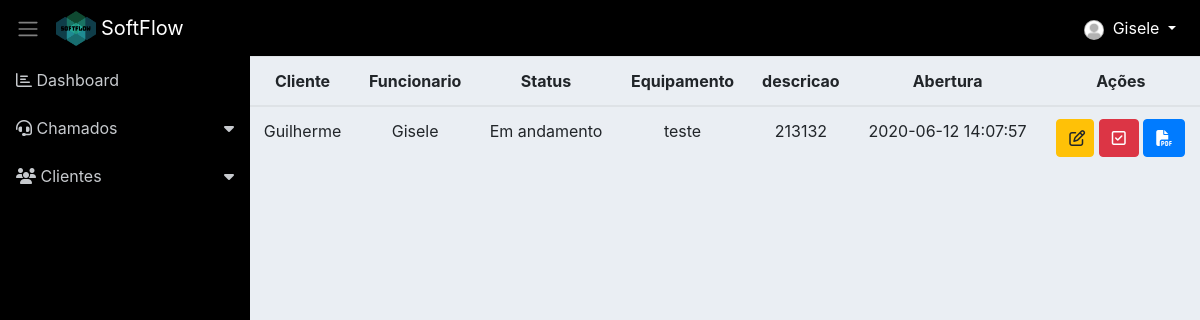
/chamado_andamento.php (signed in), run on the app's committed database.
### tables this page shows
CREATE TABLE `chamado` (
  `id` int(11) NOT NULL,
  `id_cliente` int(11) NOT NULL,
  `id_funcionario` int(11) DEFAULT NULL,
  `status` varchar(155) NOT NULL,
  `equipamento` varchar(115) NOT NULL,
  `descricao` varchar(155) NOT NULL,
  `abertura` varchar(155) NOT NULL,
  `encerramento` varchar(155) DEFAULT NULL
);

CREATE TABLE `cliente` (
  `id` int(11) NOT NULL,
  `nome` varchar(255) NOT NULL,
  `cpf` int(50) NOT NULL,
  `telefone` int(50) NOT NULL,
  `sexo` varchar(255) NOT NULL,
  `email` varchar(255) NOT NULL,
  `cep` int(50) NOT NULL,
  `endereco` varchar(150) NOT NULL,
  `created` varchar(255) DEFAULT NULL
);

CREATE TABLE `funcionario` (
  `id` int(11) NOT NULL,
  `nome` varchar(114) NOT NULL,
  `cpf` varchar(115) NOT NULL,
  `rg` int(30) NOT NULL,
  `nascimento` varchar(30) NOT NULL,
  `email` varchar(115) NOT NULL,
  `endereco` varchar(150) NOT NULL,
  `cep` int(50) NOT NULL,
  `estado` varchar(50) NOT NULL,
  `telefone` int(10) NOT NULL,
  `tituloEleitor` varchar(115) NOT NULL,
  `escolaridade` varchar(115) NOT NULL,
  `ctps` varchar(115) NOT NULL,
  `sexo` varchar(30) NOT NULL,
  `senha` varchar(115) NOT NULL,
  `id_cargo` int(11) NOT NULL,
  `created` varchar(255) DEFAULT NULL
);

### classes/Model.php (called while the page is built, shortened)
<?php
require_once 'Conn.php';
class Model
{
    public function __construct()
    {
        $conn = new Conn();
        $this->db = $conn->getConn();
    }
}

### classes/Conn.php (called while the page is built)
<?php
class Conn {
    public static $Host = "localhost";
    public static $User = "root";
    public static $Pass = "";
    public static $Dbname = "sistema_informatica_pi";
    private static $Connect = null;
    private static function Conectar() {
        try {
            if(self::$Connect == null):
                self::$Connect = new PDO('mysql:host=' . self::$Host .';dbname='.self::$Dbname, self::$User, self::$Pass);
            endif;
        } catch (Exception $ex) {
            echo 'Mensagem: ' . $ex->getMessage();
            die;
        }
        return self::$Connect;
    }
    public function getConn() {
        return self::Conectar();
    }
}

### classes/ChamadoDAO.php (called while the page is built, shortened)
<?php
require_once 'Model.php';
class ChamadoDAO extends Model
{
    public function __construct() {
    	$this->tabela = 'chamado';
    	$this->class = 'Chamado';
    }
    public function listarAndamento($funcionario)
    {
        $sql = "SELECT ch.*, cl.nome AS nome_cliente, fn.nome AS nome_funcionario FROM {$this->tabela} ch
        LEFT JOIN cliente cl ON cl.id = ch.id_cliente
        LEFT JOIN funcionario fn ON fn.id = ch.id_funcionario
        WHERE id_funcionario = '{$funcionario}' AND status='Em andamento'";
        $stmt = $this->db->prepare($sql);
        $stmt->setFetchMode(PDO::FETCH_CLASS, $this->class);
        $stmt->execute();
        return $stmt->fetchAll();
    }
}

### classes/Chamado.php (called while the page is built, shortened)
<?php
class Chamado
{
	private $id;
	private $status;
	private $descricao;
	private $abertura;
    private $equipamento;
    public function getId()
    {
        return $this->id;
    }
    public function getStatus()
    {
        return $this->status;
    }
    public function getDescricao()
    {
        return $this->descricao;
    }
    public function getAbertura()
    {
        return $this->abertura;
    }
    public function getEquipamento()
    {
        return $this->equipamento;
    }
}

### chamado_andamento.php (the view, shortened to what this page needs)
<?php include 'layout/header.php'; ?>
<?php include './layout/menu.php'; ?>
<?php
require 'classes/Chamado.php';
require 'classes/ChamadoDAO.php';
$chamadoDAO = new ChamadoDAO();
$funcionario = $_SESSION['id_funcionario'];
$chamados = $chamadoDAO->listarAndamento($funcionario);
?>
<div style="width: 100%;">
	<table class="table text-center">
		<thead>
			<tr>
				<th>Cliente</th>
				<th>Funcionario</th>
				<th>Status</th>
				<th>Equipamento</th>
				<th>descricao</th>
				<th>Abertura</th>
				<th>Ações</th>
			</tr>
		</thead>
		<tbody>
			<?php foreach ($chamados as $chamado) { ?>
				<tr>
					<td><?= $chamado->nome_cliente; ?></td>
					<td><?= $chamado->nome_funcionario; ?></td>
					<td><?= $chamado->getStatus() ?></td>
					<td><?= $chamado->getEquipamento() ?></td>
					<td><?= $chamado->getDescricao() ?></td>
					<td><?= $chamado->getAbertura() ?></td>
					<td>
						<a class="btn btn-warning" style="padding-right: 8px;" href="form_chamado.php?id=<?= $chamado->getId() ?>"><i class="far fa-edit"></i></a>
						<a class="btn btn-danger" href="controle_chamado.php?acao=finalizarChamado&id=<?= $chamado->getId() ?>" onclick="return confirm('Deseja realmente Finalizar esse chamado?')"><i class="far fa-check-square"></i></a>
						<a href="pdf_chamado_andamento.php?id=<?= $chamado->getId() ?>" class="btn btn-primary"><i class="fas fa-file-pdf"></i></a>
					</td>
				</tr>
			<?php } ?>
		</tbody>
	</table>
</div>
<?php include 'layout/footer.php'; ?>

### assets/css/dashboard.css (style rules this page uses)
body { background-color: #eaeef3; }

### data on the page
chamado: id_cliente.nome "Guilherme", id_funcionario.nome "Gisele", status "Em andamento", equipamento "teste", descricao "213132", abertura "2020-06-12 14:07:57"

### other printed values
$_SESSION['nome'] "Gisele"
